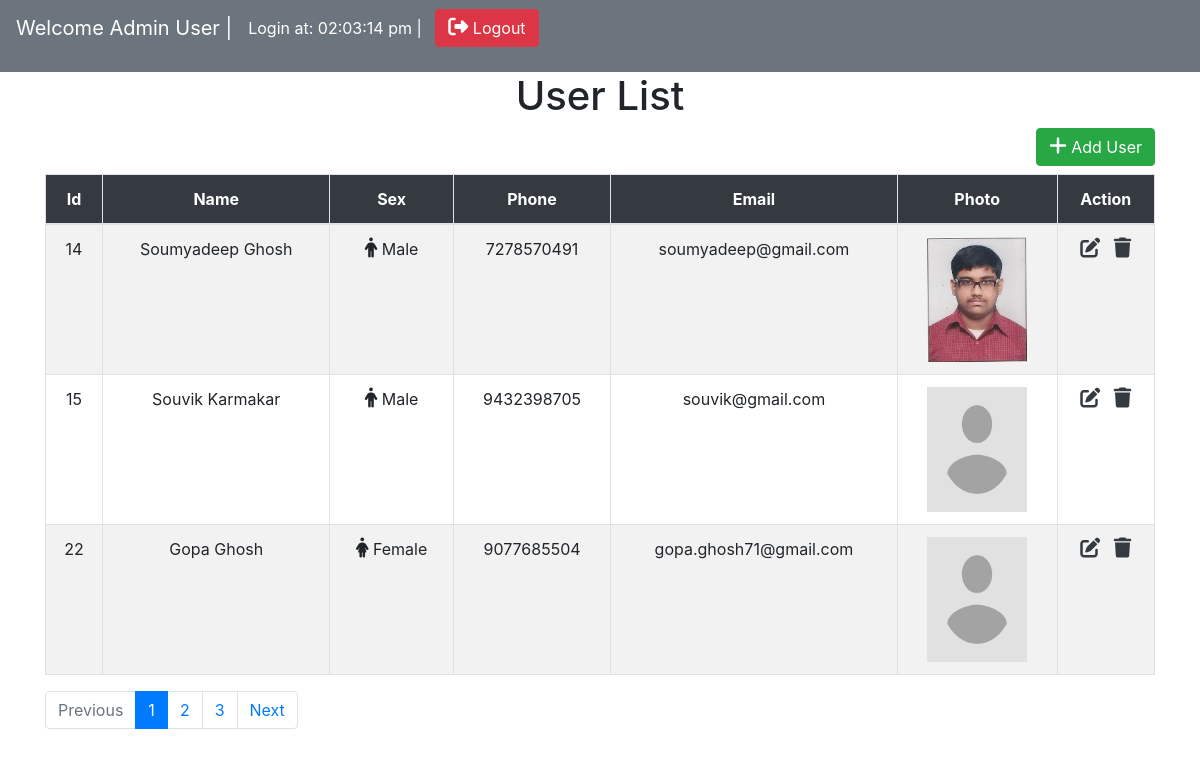
Screenshot of /index.php (signed in) with the database file from the repository.
### tables this page shows
CREATE TABLE `users` (
  `id` int(11) NOT NULL,
  `name` varchar(255) NOT NULL,
  `sex` varchar(11) NOT NULL,
  `phone` bigint(12) NOT NULL,
  `email` varchar(255) NOT NULL,
  `image` varchar(255) NOT NULL DEFAULT 'avatar.png'
);

### index.php (the view, shortened to what this page needs)
<?php
    include "config.php";
    $limit = 3;
    $page = isset($_GET['page']) ? $_GET['page'] : 1;
    $offset = ($page-1)*$limit;
    $sql = "SELECT * FROM users LIMIT $limit OFFSET $offset";
    $query = mysqli_query($link,$sql);
?>
<!DOCTYPE html>
<html lang="en">
<head>
    <link rel="stylesheet" href="https://maxcdn.bootstrapcdn.com/bootstrap/4.5.2/css/bootstrap.min.css">
</head>
<body>
    <nav class="navbar navbar-expand-sm bg-secondary navbar-dark">
        <p class="navbar-brand">
            <?php echo isset($_SESSION['id']) ? 'Welcome '.$_SESSION['name'] : '' ?> |
        </p>
        <p class="nav-item text-white">
            <?php echo isset($_SESSION['login_at']) ? 'Login at: '.$_SESSION['login_at'] : '' ?> | &nbsp;&nbsp;
        </p>
        <p class="float-right">
            <a href="logout.php" class="btn btn-danger"><i class='fas fa-sign-out-alt'></i> Logout</a>
        </p>
    </nav>
    <div class="container">
        <h1 class="text-center">User List</h1>
        <div class="text-right"><a href="create.php" class="btn btn-success mb-2"><i class='fas fa-plus'></i> Add User</a></div>
        <table class="table table-bordered table-striped table-hover">
            <thead class="bg-dark text-center text-white">
                <tr>
                    <th>Id</th>
                    <th>Name</th>
                    <th>Sex</th>
                    <th>Phone</th>
                    <th>Email</th>
                    <th>Photo</th>
                    <th>Action</th>
                </tr>
            </thead>
            <tbody class="text-center">
                <?php if(mysqli_num_rows($query) == 0){ ?>
                    <tr><td colspan="7" class="text-center">No record found</td></tr>
                <?php }else{
                    $psql = "SELECT * FROM users";
                    $pquery = mysqli_query($link,$psql);
                    $total_record = mysqli_num_rows($pquery);
                    $total_page = ceil($total_record/$limit);
                    ?>
                    <?php while($row = mysqli_fetch_assoc($query)){ ?>
                    <tr>
                        <td><?php echo $row['id'] ?></td>
                        <td><?php echo $row['name'] ?></td>
                        <td>
                            <?php if($row['sex'] == 'male'){ ?>
                                <i class='fas fa-male'></i> Male
                            <?php } ?>
                            <?php if($row['sex'] == 'female'){ ?>
                                <i class='fas fa-female'></i> Female
                            <?php } ?>
                        </td>
                        <td><?php echo $row['phone'] ?></td>
                        <td><?php echo $row['email'] ?></td>
                        <td><img src="uploads/<?php echo $row['image'] ?>" width="100" height="125"></td>
                        <td>
                            <a href="update.php?id=<?php echo $row['id'] ?>" class="text-dark"><i class='fas fa-edit'></i></a>&nbsp;&nbsp;
                            <a href="delete.php?id=<?php echo $row['id'] ?>" class="text-dark"><i class='fas fa-trash'></i></a>
                        </td>
                    </tr>
                <?php }} ?>
            </tbody>
        </table>
        <ul class="pagination">
            <li class="page-item <?php echo ($page > 1) ? '' : 'disabled' ?>"><a class="page-link" href="index.php?page=<?php echo $page-1 ?>">Previous</a></li>
        <?php for($i=1;$i<=$total_page;$i++){ ?>
            <li class="page-item <?php echo ($page == $i) ? 'active' : '' ?>"><a class="page-link" href="index.php?page=<?php echo $i ?>"><?php echo $i ?></a></li>
        <?php } ?>
            <li class="page-item <?php echo ($total_page > $page) ? '' : 'disabled' ?>"><a class="page-link" href="index.php?page=<?php echo $page+1 ?>">Next</a></li>
        </ul>
    </div>
</body>
</html>

### index.php (style rules this page uses)
.fas { font-size: 20px; }

### rows the page displays
users: id "14", name "Soumyadeep Ghosh", sex "male" (drawn), phone "7278570491", email "soumyadeep@gmail.com", image (picture)
users: id "15", name "Souvik Karmakar", sex "male" (drawn), phone "9432398705", email "souvik@gmail.com", image (placeholder picture)
users: id "22", name "Gopa Ghosh", sex "female" (drawn), phone "9077685504", email "gopa.ghosh71@gmail.com", image (placeholder picture)

### other values shown
$_SESSION['name'] "Admin User"
$_SESSION['login_at'] "02:03:14 pm"
